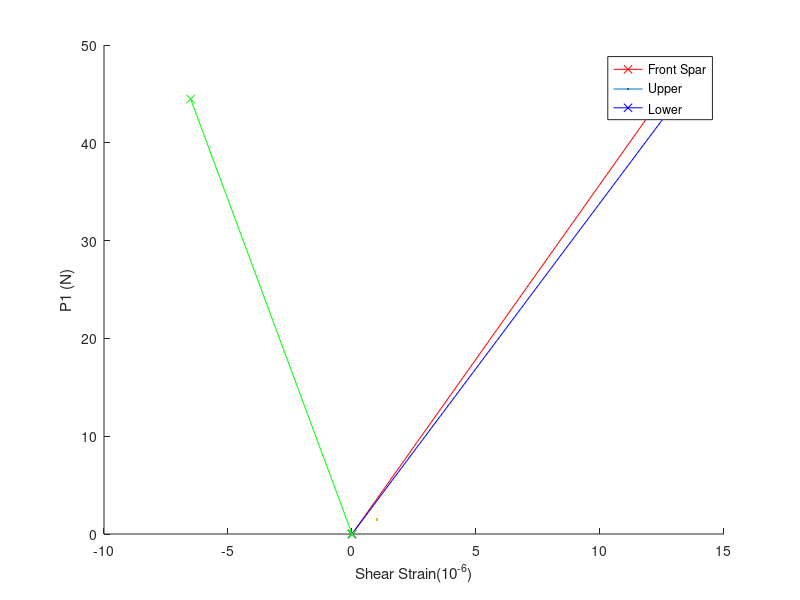
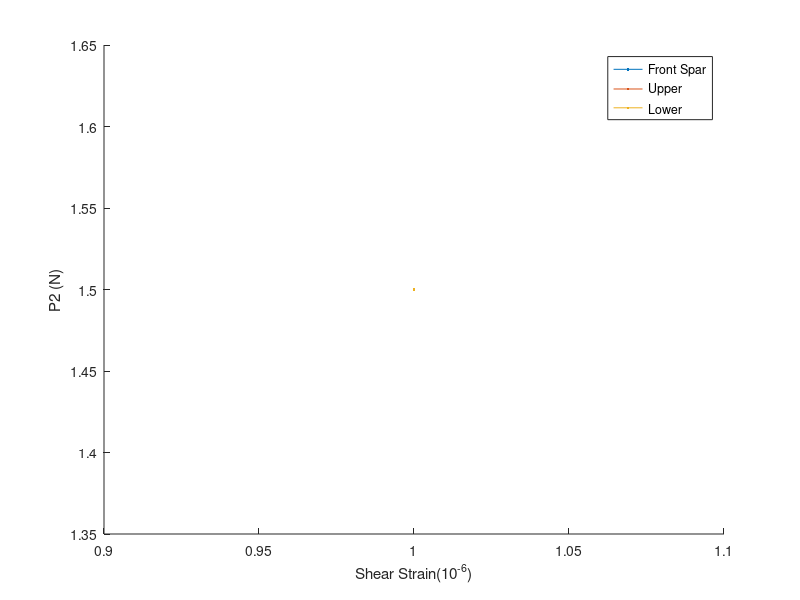

Recreate these plots in MATLAB, in order. (Note: this script raises an error after producing the figures.)
clear
clc

%% 1) Loading front spar---------------------------

P1 =[0 10].*4.448; % load in pounds converted to newtons, might need to change during lab because not exact
L = (17.4 + 286.66)/1000; % distance between front and rear spar
theta = 45; % angle between strain gauge


% 1.1) strain front spar C,D,E
gn_fs1  = [0 4.274]; 
gx_fs1 = [0 0.064];
gy_fs1 = [0 -3.955];

%Shear strain front spar
gxy_fs1 = (gn_fs1 - gx_fs1.*cosd(theta)^2 - gy_fs1.*sind(theta)^2)/(sind(theta)*cosd(theta)); 

% 1.2) strain upper surface F,G,H
gn_u2  = [0 -4.083]; 
gx_u2 = [0 -11.419];
gy_u2 = [0 -9.888];

%Shear strain Upper
gxy_u1 = (gn_u2 - gx_u2.*cosd(theta)^2 - gy_u2.*sind(theta)^2)/(sind(theta)*cosd(theta)); 

% 1.3) strain lower surface I,J,K
gn_l2  = [0 10.080]; 
gx_l2 = [0 20.797];
gy_l2 = [0 5.869];

%Shear strain Lower
gxy_l1 = (gn_l2 - gx_l2.*cosd(theta)^2 - gy_l2.*sind(theta)^2)/(sind(theta)*cosd(theta)); 

figure
hold on
plot(gxy_fs1,P1,'r-x',LineWidth=1.5)
plot(gxy_u1,P1,'b-x',LineWidth=1.5)
plot(gxy_l1,P1,'g-x',LineWidth=1.5)
hold off
xlabel('Shear Strain(10^{-6})')
ylabel('P1 (N)')
legend('Front Spar','Upper','Lower')


%% 2)  Loading rear spar -------------------------------

P2 =[].*4.448; % load in pounds converted to newtons, might need to change during lab because not exact

% 2.1) strain front spar 
gn_fs2  = []; 
gx_fs2 = [];
gy_fs2 = [];

%Shear strain front spar
gxy_fs2 = (gn_fs2 - gx_fs2.*cosd(theta)^2 - gy_fs2.*sind(theta)^2)/(sind(theta)*cosd(theta)); 

% 2.2) strain upper surface
gn_u2  = []; 
gx_u2 = [];
gy_u2 = [];

%Shear strain Upper
gxy_u2 = (gn_u2 - gx_u2.*cosd(theta)^2 - gy_u2.*sind(theta)^2)/(sind(theta)*cosd(theta)); 

% 2.3) strain lower surface
gn_l2  = []; 
gx_l2 = [];
gy_l2 = [];

%Shear strain Lower
gxy_l2 = (gn_l2 - gx_l2.*cosd(theta)^2 - gy_l2.*sind(theta)^2)/(sind(theta)*cosd(theta)); 

figure
hold on
plot(gxy_fs2,P2,'r-x',LineWidth=1.5)
plot(gxy_u2,P2,'b-x',LineWidth=1.5)
plot(gxy_l2,P2,'g-x',LineWidth=1.5)
hold off
xlabel('Shear Strain(10^{-6})')
ylabel('P2 (N)')
legend('Front Spar','Upper','Lower')


%% Shear strain due to Torque(Superposition) at each strain gauge positin

gxy_fs = gxy_fs2 - gxy_fs1; % Front spar
gxy_u = gxy_u2 - gxy_u1; % Upper surface
gxy_l = gxy_l2 - gxy_l1; % Lower surface

figure
plot(gxy_fs,P1.*L,'r',LineStyle=1.5)
xlabel('Shear Strain')
ylabel('Torque(Nm)')
legend('Front Spar')

figure
plot(gxy_u,P1.*L,'b',LineStyle=1.5)
xlabel('Shear Strain')
ylabel('Torque(Nm)')
legend('Upper Surface')

figure
plot(gxy_l,P1.*L,'g',LineStyle=1.5)
xlabel('Shear Strain')
ylabel('Torque(Nm)')
legend('Lower Surface')
